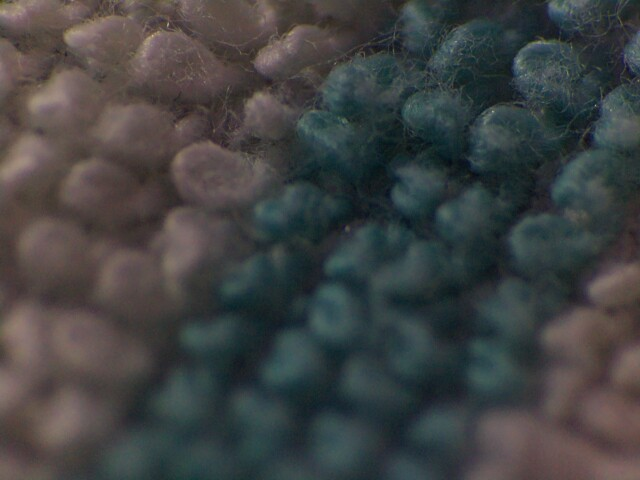
#> input picture capture/images/_20250706_183132.jpg, 640 x 480 px
$ python -i fractal_fitting.py   (imports and definitions only)
#> lines starting #> are read from the running program, lines starting #| are printed output that depends on the picture
#> further down, picture is the input picture: shape (480, 640, 3); mean B, G, R 66.9, 66.7, 64.8
import numpy as np
import cv2
import matplotlib.pyplot as plt
import matplotlib.colors as mcolors
from scipy import optimize
from scipy.interpolate import griddata
import os
from datetime import datetime

class FractalSurfaceFitter:
    """
    Fits fractal surfaces to images and generates visualization overlays
    """

    def __init__(self):
        self.fitted_params = {}
        self.fractal_surface = None

    # [64 lines left out: functions fractional_brownian_motion_2d, _ensure_hermitian_symmetry, not called in this run]

    def fit_fractal_surface(self, image, method='fBm'):
        """
        Fit a fractal surface model to the image

        Parameters:
        -----------
        image : np.ndarray
            Grayscale image to fit
        method : str
            Fractal fitting method ('fBm', 'multifractal')

        Returns:
        --------
        dict : Fitted parameters and goodness of fit
        """
        if method == 'fBm':
            return self._fit_fbm_surface(image)
        else:
            raise NotImplementedError(f"Method {method} not implemented")

    def _fit_fbm_surface(self, image):
        """
        Fit fractional Brownian motion parameters to image using radial power spectrum matching.

        This method estimates the Hurst exponent (H) and amplitude scaling (σ) by:
        1. Computing the radial average of the image's power spectrum
        2. Generating synthetic fBm surfaces with candidate parameters
        3. Optimizing the Pearson correlation between image and synthetic radial power spectra

        Parameters:
        -----------
        image : np.ndarray
            Grayscale image to fit

        Returns:
        --------
        dict : Fitted parameters including:
            - hurst_exponent: Hurst exponent H ∈ [0.1, 0.9]
            - amplitude_scaling: Amplitude scaling σ ∈ [0.1, 100.0]
            - fractal_spectrum_corr: Pearson correlation [-1, 1] between radial power spectra
            - fractal_spectrum_rmse: RMSE ≥ 0 between radial power spectra
            - fractal_equation: String representation of fitted fBm

        Optimization:
        ------------
        - Method: L-BFGS-B (bounded optimization)
        - Bounds: H ∈ [0.1, 0.9], σ ∈ [0.1, 100.0]
        - Initial guess: H=0.5, σ=1.0
        - Maximum iterations: 50

        Note:
        ----
        The correlation coefficient is Pearson correlation, not R².
        Correlation ∈ [-1, 1] indicates similarity of power spectrum shapes.
        """
        # Normalize image to zero mean
        image_normalized = image.astype(np.float64)
        image_normalized = image_normalized - np.mean(image_normalized)
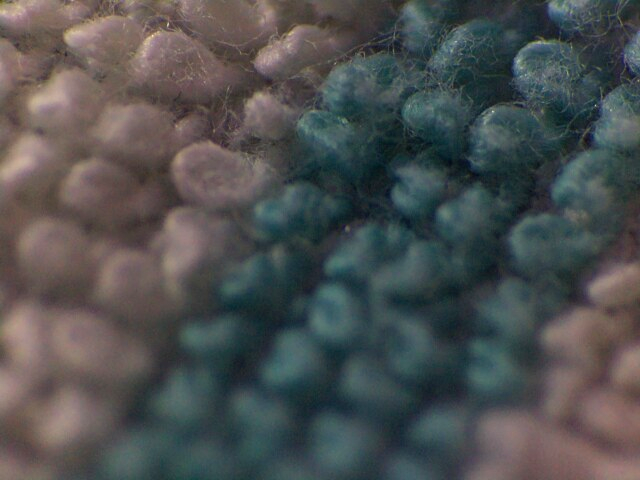
#> image_normalized: shape (480, 640, 3) float64; mean B, G, R 0.8, 0.6, -1.4; drawn with min black and max white

        # Compute image power spectrum (for final RMSE calculation)
        image_fft = np.fft.fft2(image_normalized)
        image_power = np.abs(image_fft)**2
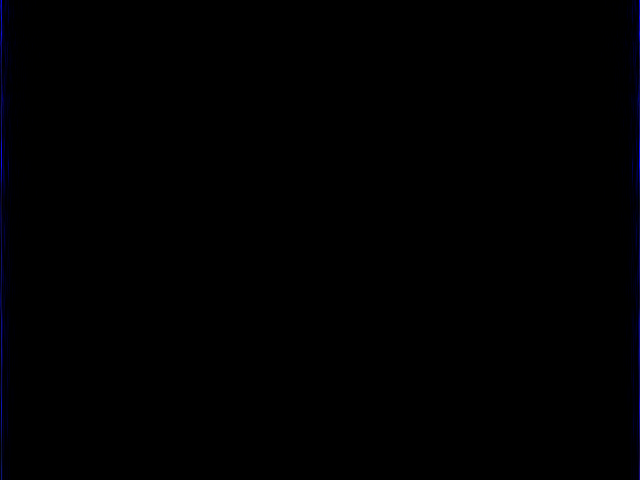
#> image_power: shape (480, 640, 3) float64; mean of channels 0, 1, 2 2536621.2, 184742.8, 184742.8; drawn with min black and max white
        image_radial = self._radial_average(image_power)

        # Define optimization function
        # [35 lines left out: function objective_function, not called in this run]

        # Initial guess and bounds
        initial_guess = [0.5, 1.0]  # [hurst, sigma]
        bounds = [(0.1, 0.9), (0.1, 100.0)]  # H ∈ [0.1, 0.9], σ ∈ [0.1, 100.0]

        try:
            # Optimize parameters
            result = optimize.minimize(
                objective_function,
                initial_guess,
                method='L-BFGS-B',
                bounds=bounds,
                options={'maxiter': 50}
            )

            fitted_hurst, fitted_sigma = result.x
            spectrum_corr = -result.fun  # Convert back to positive correlation

            # Generate the best-fit fractal surface
            self.fractal_surface = self.fractional_brownian_motion_2d(
                image.shape, hurst=fitted_hurst, sigma=fitted_sigma, random_seed=42
            )

            # Compute RMSE between radial power spectra
            synth_fft = np.fft.fft2(self.fractal_surface - np.mean(self.fractal_surface))
            synth_power = np.abs(synth_fft)**2
            synth_radial = self._radial_average(synth_power)

            # Normalize for RMSE computation
            log_image_radial = np.log(image_radial + 1e-10)
            log_synth_radial = np.log(synth_radial + 1e-10)
            spectrum_rmse = np.sqrt(np.mean((log_image_radial - log_synth_radial)**2))

            # Store fitted parameters
            self.fitted_params = {
                'fractal_type': 'fractional_brownian_motion',
                'hurst_exponent': round(fitted_hurst, 6),
                'amplitude_scaling': round(fitted_sigma, 6),
                'fractal_spectrum_corr': round(spectrum_corr, 6),
                'fractal_spectrum_rmse': round(spectrum_rmse, 6),
                'fractal_equation': f'fBm(H={fitted_hurst:.3f}, σ={fitted_sigma:.3f})',
                'fitting_success': result.success
            }

            return self.fitted_params

        except Exception as e:
            # Return default parameters if fitting fails
            self.fitted_params = {
                'fractal_type': 'fractional_brownian_motion',
                'hurst_exponent': 0.5,
                'amplitude_scaling': 1.0,
                'fractal_spectrum_corr': 0.0,
                'fractal_spectrum_rmse': 0.0,
                'fractal_equation': 'fBm(H=0.500, σ=1.000)',
                'fitting_success': False,
                'error': str(e)
            }

            # Generate default fractal surface
            self.fractal_surface = self.fractional_brownian_motion_2d(
                image.shape, hurst=0.5, sigma=1.0, random_seed=42
            )

            return self.fitted_params

    def _radial_average(self, power_spectrum):
        """
        Compute radial average of 2D power spectrum
        """
#> (the run stopped early here; a loop or call above may not have finished)
